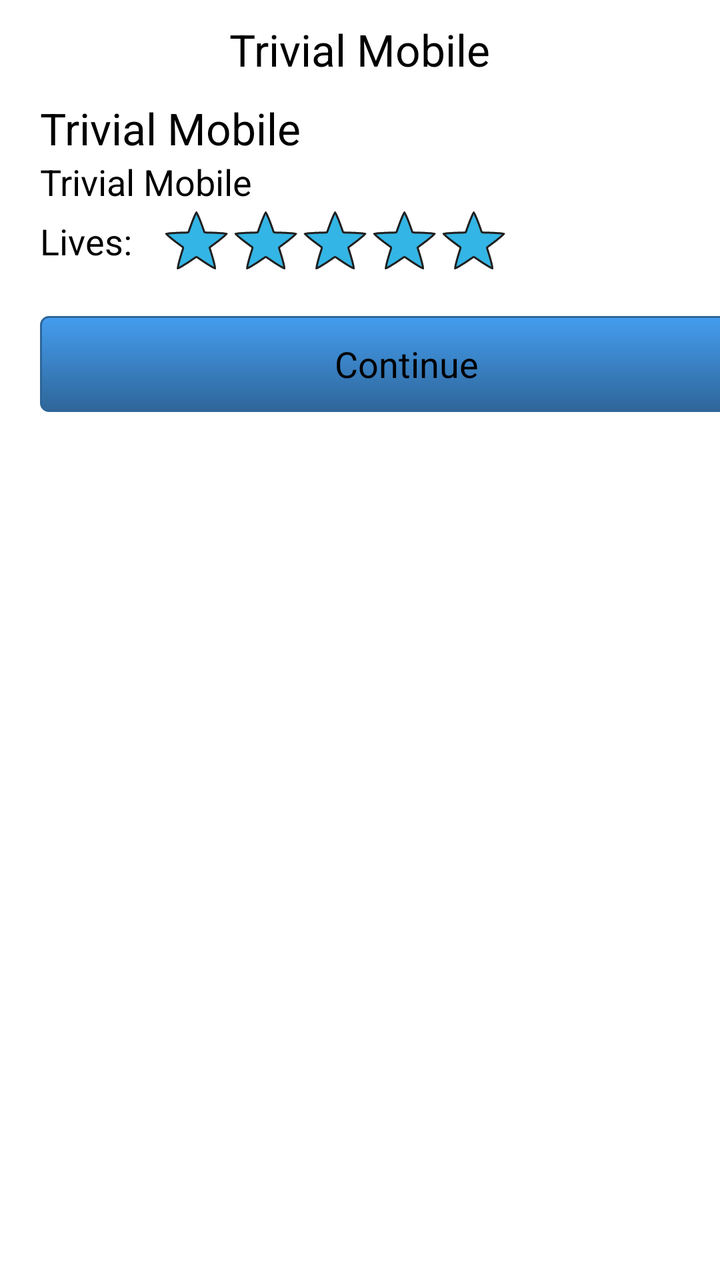
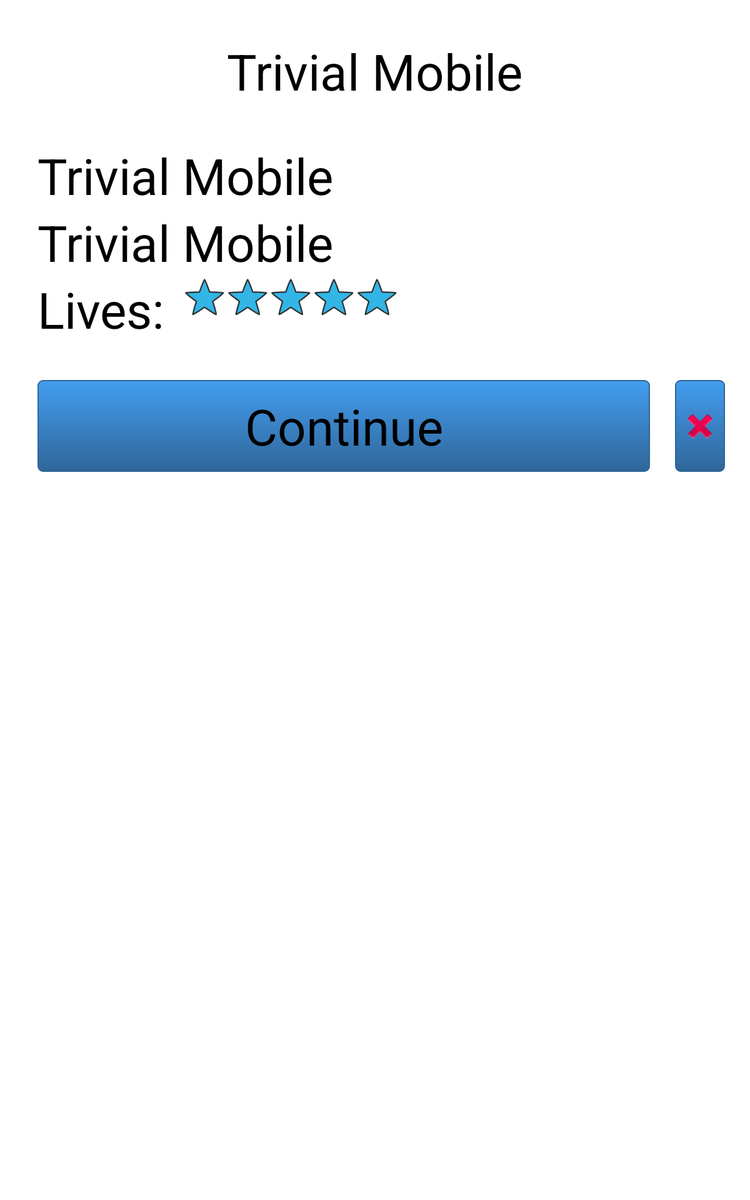

An Android layout and its configuration variant, each rendered on a device that would load it. The default file and the variant file are quoted in full after the pictures.
<!-- AndroidManifest.xml: application theme AppTheme -->
<!-- res/layout/activity_result.xml -->
<LinearLayout xmlns:android="http://schemas.android.com/apk/res/android"
    xmlns:tools="http://schemas.android.com/tools"
    xmlns:ads="http://schemas.android.com/apk/lib/com.google.ads"
    android:layout_width="match_parent"
    android:layout_height="match_parent"
    android:orientation="vertical" >

    <TextView
        android:id="@+id/text_result"
        android:layout_width="wrap_content"
        android:layout_height="wrap_content"
        android:layout_gravity="center"
        android:padding="10dp"
        android:text="@string/app_name"
        android:textAppearance="?android:attr/textAppearanceLarge"
                android:textColor="@android:color/black"  
        />
    
    <TextView
        android:id="@+id/score_total"
        android:layout_width="wrap_content"
        android:layout_height="wrap_content"
        android:paddingLeft="20dp"
        android:text="@string/app_name"
        android:textAppearance="?android:attr/textAppearanceLarge"
                android:textColor="@android:color/black"  
        />

    <TextView
        android:id="@+id/score_percent"
        android:layout_width="wrap_content"
        android:layout_height="wrap_content"
        android:paddingLeft="20dp"
        android:text="@string/app_name"
        android:textAppearance="?android:attr/textAppearanceMedium"
                android:textColor="@android:color/black"  
        />

    <LinearLayout
        android:layout_width="match_parent"
        android:layout_height="wrap_content" >

        <TextView
            android:id="@+id/text_lifes"
            android:layout_width="wrap_content"
            android:layout_height="wrap_content"
            android:layout_gravity="center"
            android:paddingLeft="20dp"
            android:text="@string/score_lives"
            android:layout_marginRight="15dp"
            android:textAppearance="?android:attr/textAppearanceMedium"
                    android:textColor="@android:color/black"  
            />

        <RatingBar
            android:id="@+id/score_lifes"
            style="?android:attr/ratingBarStyleIndicator"
            android:layout_width="wrap_content"
            android:layout_height="wrap_content"
            android:clickable="false"
            android:max="5"
            android:numStars="5"
            android:progress="5"
            android:rating="5"
            android:stepSize="1" />

    </LinearLayout>

    <LinearLayout
        android:layout_width="match_parent"
        android:layout_height="wrap_content" >

        <Button
            android:id="@+id/button_continue"
            android:layout_width="367dp"
            android:layout_height="wrap_content"
            android:layout_marginLeft="20dp"
            android:layout_marginTop="20dp"
            android:layout_marginRight="5dp"
            android:background="@drawable/button_blue"
            android:soundEffectsEnabled="false"
            android:text="@string/button_continue" />

    </LinearLayout>

</LinearLayout>
<!-- resources referenced by this layout -->
<resources>
  <!-- drawable button_blue (drawable) -->
  <?xml version="1.0" encoding="utf-8"?>
  
  <selector xmlns:android="http://schemas.android.com/apk/res/android">   
  	<item android:state_focused="true">
          <shape>
              <solid
                  android:color="#449def" />
              <stroke
                  android:width="5dp"
                  android:color="#2f6699" />
              <corners
                  android:radius="3dp" />
              <padding
                  android:left="10dp"
                  android:top="10dp"
                  android:right="10dp"
                  android:bottom="10dp" />
          </shape>   
      </item>
      <item android:state_pressed="true" >
          <shape>
              <solid
                  android:color="#449def" />
              <stroke
                  android:width="1dp"
                  android:color="#2f6699" />
              <corners
                  android:radius="3dp" />
              <padding
                  android:left="10dp"
                  android:top="10dp"
                  android:right="10dp"
                  android:bottom="10dp" />
          </shape>
      </item>
      <item>
          <shape>
              <gradient
                  android:startColor="#449def"
                  android:endColor="#2f6699"
                  android:angle="270" />
              <stroke
                  android:width="1dp"
                  android:color="#2f6699" />
              <corners
                  android:radius="4dp" />
              <padding
                  android:left="10dp"
                  android:top="10dp"
                  android:right="10dp"
                  android:bottom="10dp" />
          </shape>
      </item>    
  </selector>
  <string name="app_name">Trivial Mobile</string>
  <string name="button_continue">Continue</string>
  <string name="score_lives">Lives:</string>
  <!-- from res/values-v14/ -->
  <style name="AppTheme" parent="android:Theme.Holo.Light.DarkActionBar" />
</resources>
<!-- res/layout-large/activity_result.xml (the repository's variant of the layout above) -->
<!-- drawn on a 7-inch tablet held upright -->
<LinearLayout xmlns:android="http://schemas.android.com/apk/res/android"
    xmlns:tools="http://schemas.android.com/tools"
    xmlns:ads="http://schemas.android.com/apk/lib/com.google.ads"
    android:layout_width="match_parent"
    android:layout_height="match_parent"
    android:orientation="vertical" >

    <TextView
        android:id="@+id/text_result"
        android:layout_width="wrap_content"
        android:layout_height="wrap_content"
        android:layout_gravity="center"
        android:padding="30dp"
        android:text="@string/app_name"
        android:textAppearance="?android:attr/textAppearanceLarge"
        android:textColor="@android:color/black"  
        android:textSize="40sp"
        />
    
    <TextView
        android:id="@+id/score_total"
        android:layout_width="wrap_content"
        android:layout_height="wrap_content"
        android:paddingLeft="30dp"
        android:text="@string/app_name"
        android:textAppearance="?android:attr/textAppearanceLarge"
        android:textColor="@android:color/black"  
        android:textSize="40sp"
        />

    <TextView
        android:id="@+id/score_percent"
        android:layout_width="wrap_content"
        android:layout_height="wrap_content"
        android:paddingLeft="30dp"
        android:text="@string/app_name"
        android:textAppearance="?android:attr/textAppearanceMedium"
                android:textColor="@android:color/black"  
                android:textSize="40sp"
        />

    <LinearLayout
        android:layout_width="match_parent"
        android:layout_height="wrap_content" >

        <TextView
            android:id="@+id/text_lifes"
            android:layout_width="wrap_content"
            android:layout_height="wrap_content"
            android:layout_gravity="center"
            
            android:paddingLeft="30dp"
            android:text="@string/score_lives"
            android:layout_marginRight="15dp"
            android:textAppearance="?android:attr/textAppearanceMedium"
                    android:textColor="@android:color/black"  
                    android:textSize="40sp"
            />

        <RatingBar
            android:id="@+id/score_lifes"
            style="?android:attr/ratingBarStyleIndicator"
            android:layout_width="wrap_content"
            android:layout_height="wrap_content"
            android:clickable="false"
            android:max="5"
            android:numStars="5"
            android:progress="5"
            android:rating="5"
            android:stepSize="1" />

    </LinearLayout>

    <LinearLayout
        android:layout_width="fill_parent"
        android:layout_height="wrap_content"
        android:layout_gravity="right"
        android:orientation="horizontal" >

        <Button
            android:id="@+id/button_continue"
            android:layout_width="0dp"
            android:layout_height="wrap_content"
            android:layout_marginLeft="30dp"
            android:layout_marginRight="10dp"
            android:layout_marginTop="30dp"
            android:layout_weight="0.70"
            android:background="@drawable/button_blue"
            android:soundEffectsEnabled="false"
            android:text="@string/button_continue"
            android:textSize="40sp" />

        <ImageButton
            android:id="@+id/button_correct_question"
            android:layout_width="40dp"
            android:layout_height="fill_parent"
            android:layout_marginLeft="10dp"
            android:layout_marginRight="20dp"
            android:layout_marginTop="30dp"
            android:background="@drawable/button_blue"
            android:contentDescription="@string/app_name"
            android:src="@android:drawable/ic_delete"
            android:textSize="40sp" />
    </LinearLayout>


</LinearLayout>
